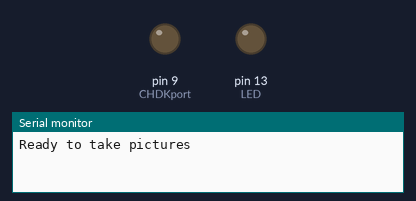
Bench run of a sketch on a simulated Arduino Uno, built with avr-gcc and run on an emulated ATmega328P. Shown: output pins drawn as LEDs (lit = HIGH), the last lines printed to the serial monitor.

Above: at 5.0 s.
At 10.05 s:
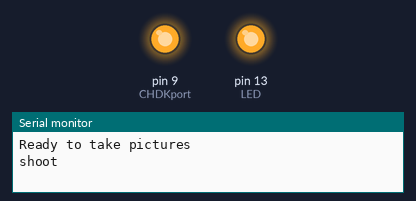
Timing chart, 0 to 13.1 s (numbered marks = the images above):
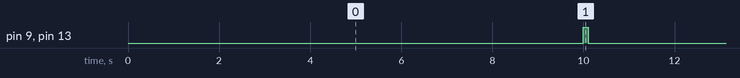

Measured:
- by itself, pin 9 (CHDKport), pin 13 (LED): alternates HIGH for 0.10 s and LOW for 10.0 s

The sketch:

071_CameraCanonCHDKSingle.ino
```cpp
//A full description of this module (and many others) can be downloaded at: https://eve_arduino

int LED=13;
int CHDKport=9;

void setup()
{
  pinMode(LED, OUTPUT);
  pinMode(CHDKport, OUTPUT);
  Serial.begin(9600);
  Serial.println("Ready to take pictures");
}

void loop()
{
  delay(10000);
  Serial.println("shoot");
  digitalWrite(LED, HIGH);
  digitalWrite(CHDKport, HIGH);
  delay(100);
  digitalWrite(LED, LOW);
  digitalWrite(CHDKport, LOW);
}
```
